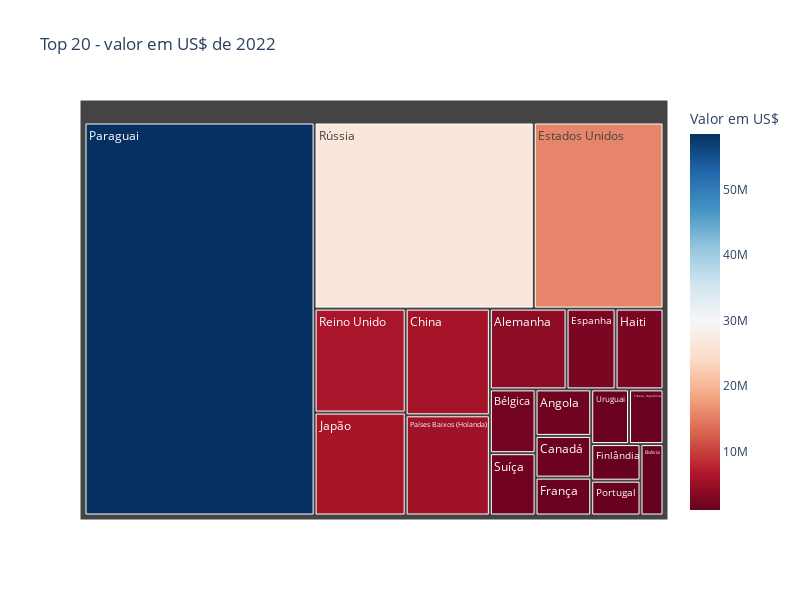

Notebook code for this chart:
### Code cell
px.treemap(
    exp_vinho_top20,
    path=["country"],
    values="value_corrected",
    color="value_corrected",
    color_continuous_scale="RdBu",
    width=fig_w,
    height=fig_h,
    title="Top 20 - valor em US$ de 2022",
    labels={"value_corrected": "Valor em US$"},
)

### Figure 1 — Plotly figure (JSON) as saved in the notebook; plotly's stock layout.template omitted (floating-point values rounded to 4 significant figures)
{"data": [{"branchvalues": "total", "customdata": [[4002000.0], [1675000.0], [1061000.0], [1885000.0], [1502000.0], [5805000.0], [2558000.0], [15610000.0], [1165000.0], [1363000.0], [2501000.0], [6059000.0], [58450000.0], [5452000.0], [1109000.0], [6120000.0], [26360000.0], [1841000.0], [1219000.0], [1337000.0]], "domain": {"x": [0, 1], "y": [0, 1]}, "hovertemplate": "labels=%{label}<br>value_corrected_sum=%{value}<br>parent=%{parent}<br>id=%{id}<br>Valor em US$=%{color}<extra></extra>", "ids": ["Alemanha", "Angola", "Bolívia", "Bélgica", "Canadá", "China", "Espanha", "Estados Unidos", "Finlândia", "França", "Haiti", "Japão", "Paraguai", "Países Baixos (Holanda)", "Portugal", "Reino Unido", "Rússia", "Suíça", "Tcheca, República", "Uruguai"], "labels": ["Alemanha", "Angola", "Bolívia", "Bélgica", "Canadá", "China", "Espanha", "Estados Unidos", "Finlândia", "França", "Haiti", "Japão", "Paraguai", "Países Baixos (Holanda)", "Portugal", "Reino Unido", "Rússia", "Suíça", "Tcheca, República", "Uruguai"], "marker": {"coloraxis": "coloraxis", "colors": [4002000.0, 1675000.0, 1061000.0, 1885000.0, 1502000.0, 5805000.0, 2558000.0, 15610000.0, 1165000.0, 1363000.0, 2501000.0, 6059000.0, 58450000.0, 5452000.0, 1109000.0, 6120000.0, 26360000.0, 1841000.0, 1219000.0, 1337000.0]}, "name": "", "parents": ["", "", "", "", "", "", "", "", "", "", "", "", "", "", "", "", "", "", "", ""], "type": "treemap", "values": [4002000.0, 1675000.0, 1061000.0, 1885000.0, 1502000.0, 5805000.0, 2558000.0, 15610000.0, 1165000.0, 1363000.0, 2501000.0, 6059000.0, 58450000.0, 5452000.0, 1109000.0, 6120000.0, 26360000.0, 1841000.0, 1219000.0, 1337000.0]}], "layout": {"coloraxis": {"colorbar": {"title": {"text": "Valor em US$"}}, "colorscale": [[0, "rgb(103,0,31)"], [0.1, "rgb(178,24,43)"], [0.2, "rgb(214,96,77)"], [0.3, "rgb(244,165,130)"], [0.4, "rgb(253,219,199)"], [0.5, "rgb(247,247,247)"], [0.6, "rgb(209,229,240)"], [0.7, "rgb(146,197,222)"], [0.8, "rgb(67,147,195)"], [0.9, "rgb(33,102,172)"], [1, "rgb(5,48,97)"]]}, "height": 600, "legend": {"tracegroupgap": 0}, "title": {"text": "Top 20 - valor em US$ de 2022"}, "width": 800}}
